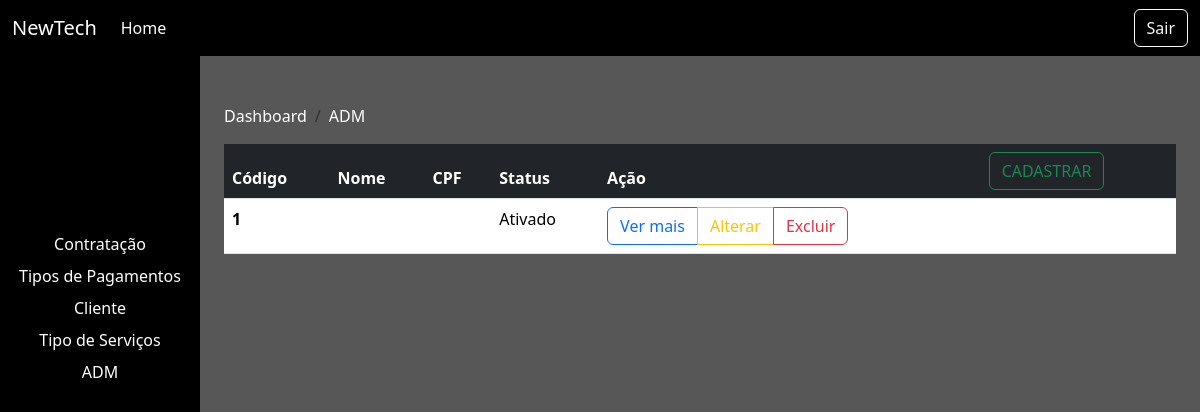
Before: /dashboard.php?page=adm with the older database file.
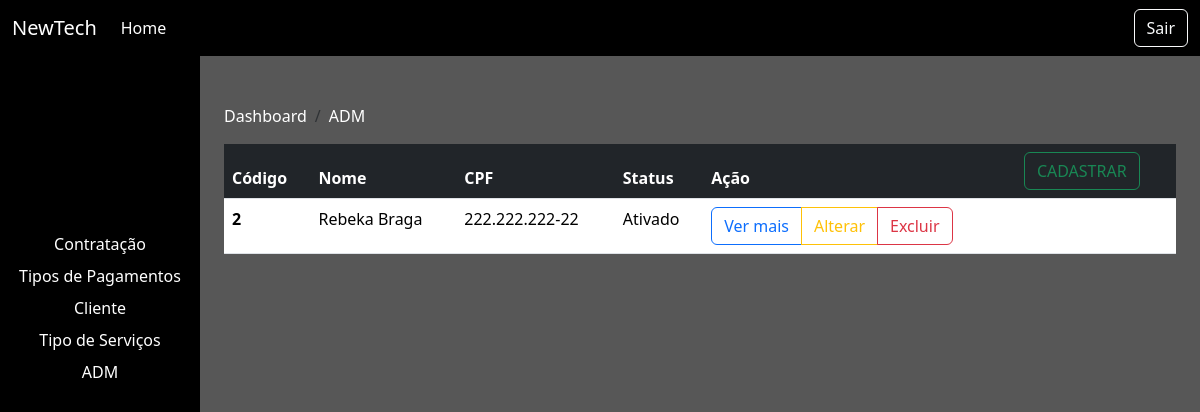
After: the same page with the newer database file.
### tables this page shows
CREATE TABLE `adm` (
  `idadm` int(10) unsigned NOT NULL AUTO_INCREMENT,
  `nomeadm` varchar(60) NOT NULL DEFAULT '',
  `cpfadm` varchar(15) NOT NULL DEFAULT '',
  `senha` varchar(100) NOT NULL,
  `ativo` char(1) DEFAULT 'A',
  `cadastro` datetime DEFAULT current_timestamp(),
  `alteracao` timestamp NOT NULL DEFAULT current_timestamp() ON UPDATE current_timestamp(),
  PRIMARY KEY (`idadm`)
);

### func/funcoes.php (called while the page is built, shortened)
<?php
function listar($campos, $tabela)
{
    $conn = conectar();
    try {
        $conn->beginTransaction();
        $sqlLista = $conn->prepare("SELECT $campos FROM $tabela");
        $sqlLista->execute();
        $conn->commit();
        if ($sqlLista->rowCount() > 0) {
            return $sqlLista->fetchAll(PDO::FETCH_OBJ);
        } else {
            return 'Vazio';
        };
    } catch (PDOExecption $e) {
        echo 'Exception -> ';
        return ($e->getMessage());
        $conn->rollback();
    };
}

### adm.php (the view, shortened to what this page needs)
<div class="container mt-5">
    <nav aria-label="breadcrumb">
        <ol class="breadcrumb">
            <li class="breadcrumb-item text-white">Dashboard</li>
            <li class="breadcrumb-item text-white" aria-current="page">ADM</li>
        </ol>
    </nav>
    <table class="table">
        <thead>
            <tr>
                <th scope="col" class="bg-dark text-white">Código</th>
                <th scope="col" class="bg-dark text-white">Nome</th>
                <th scope="col" class="bg-dark text-white">CPF</th>
                <th scope="col" class="bg-dark text-white">Status</th>
                <th scope="col" class="bg-dark text-white">Ação</th>
                <th scope="col" class="bg-dark text-white"><button type="button" class="btn btn-outline-success" data-bs-toggle="modal" data-bs-target="#cadadm">CADASTRAR</button></th>
            </tr>
        </thead>
        <tbody>
            <?php
            $adm = listar('*', 'adm');
            foreach ($adm as $adms) {
                $id = $adms->idadm;
                $nome = $adms->nomeadm;
                $cpf = $adms->cpfadm;
                $ativo = $adms->ativo;
            ?>
                <tr>
                    <th scope="row"><?php echo $id ?></th>
                    <td><?php echo $nome ?></td>
                    <td><?php echo $cpf ?></td>
                    <td><?php if ($ativo == 'A') {
                            echo 'Ativado';
                        } else {
                            echo 'Desativado';
                        }
                        ?></td>
                    <td>
                        <div class="btn-group" role="group" aria-label="Basic outlined example">
                            <button type="button" class="btn btn-outline-primary" data-bs-toggle="modal" data-bs-target="#vermaisadm<?php echo $id ?>">Ver mais</button>
                            <button type="button" class="btn btn-outline-warning" data-bs-toggle="modal" data-bs-target="#altadm<?php echo $id ?>">Alterar</button>
                            <button type="button" class="btn btn-outline-danger" data-bs-toggle="modal" data-bs-target="#delamd<?php echo $id ?>">Excluir</button>
                        </div>
                    </td>
                    <td></td>
                </tr>
            <?php
            }
            ?>
        </tbody>
    </table>
</div>

Changed rows visible on the page:
removed adm: idadm "1", ativo "Ativado"
added adm: idadm "2", nomeadm "Rebeka Braga", cpfadm "222.222.222-22", ativo "Ativado"
